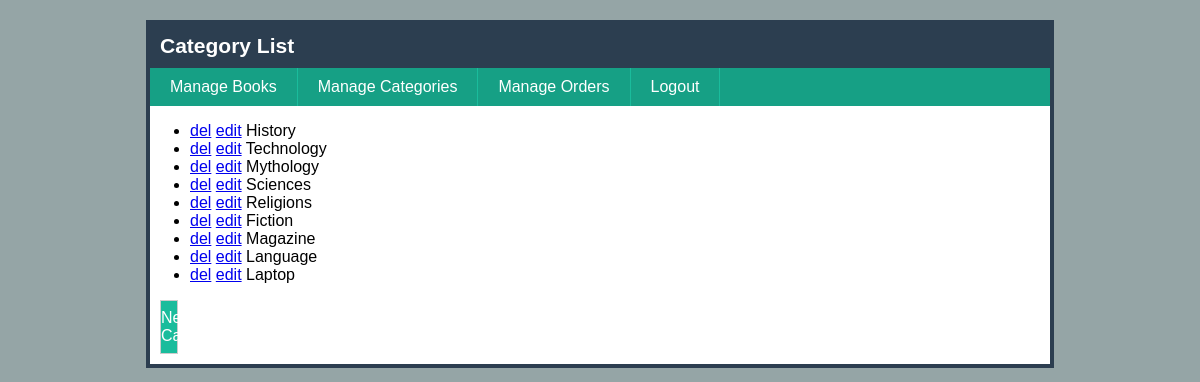
Screenshot of /admin/cat-list.php (signed in) with the database file from the repository.
### tables this page shows
CREATE TABLE `categories` (
  `id` int(11) NOT NULL,
  `name` varchar(225) NOT NULL,
  `remark` text NOT NULL,
  `created_date` datetime NOT NULL,
  `modified_date` datetime NOT NULL
);

### admin/cat-list.php (the view, shortened to what this page needs)
<!DOCTYPE html>
<html lang="en">
<head>
    <link rel="stylesheet" href="css/style.css">
</head>
<body>
    <h1>Category List</h1>
    <ul class="menu">
        <li><a href="book-list.php">Manage Books</a></li>
        <li><a href="cat-list.php">Manage Categories</a></li>
        <li><a href="orders.php">Manage Orders</a></li>
        <li><a href="logout.php">Logout</a></li>
    </ul>
    <?php
        include("confs/config.php");
        $result = mysqli_query($conn, "SELECT * FROM categories");
    ?>
    <ul>
        <?php while($row = mysqli_fetch_assoc($result)): ?>
            <li title="<?php echo $row['remark']?>">
                <a href="cat-del.php?id=<?php echo $row['id']?>" class="del">del</a>
                <a href="cat-edit.php?id=<?php echo $row['id']?>">edit</a>
                <?php echo $row['name'] ?>
            </li>
        <?php endwhile; ?>
    </ul>
    <a href="cat-new.php" class="new">New Category</a>
</body>
</html>

### admin/css/style.css (style rules this page uses)
html { background: #95A5A6; }
body { font-family: Arial, Helvetica, sans-serif; width: 900px; background: #fff; border: 4px solid #2C3E50; margin: 20px auto; }
h1 { padding: 10px; font-size: 21px; background: #2C3E50; margin: 0; color: #fff; }
a.new { display: block; padding: 8px 0; text-align: center; width: 16px; margin: 10px; color: #fff; background: #1ABC9C; border: 1px solid #ccc; text-decoration: none; }
ul.menu { list-style: none; margin: 0; padding: 0; overflow: hidden; background: #16A085; }
ul.menu li { float: left; border-right: 1px solid #1ABC9C; }
ul.menu a { display: block; padding: 10px 20px; text-decoration: none; color: #fff; }

### rows the page displays
categories: name "History"
categories: name "Technology"
categories: name "Mythology"
categories: name "Sciences"
categories: name "Religions"
categories: name "Fiction"
categories: name "Magazine"
categories: name "Language"
categories: name "Laptop"
